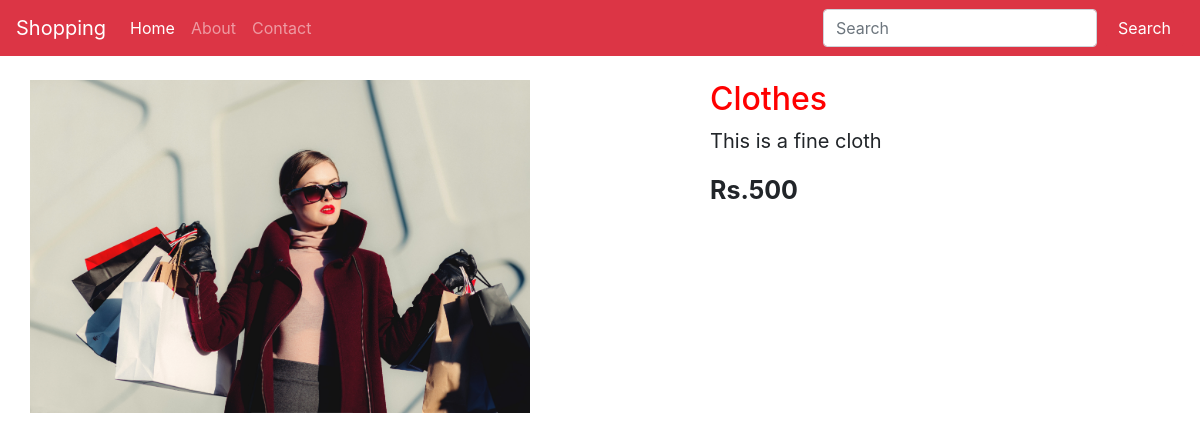
The page /1 on the database its author committed.
### shop/models.py (models this page shows, shortened)
class Product(models.Model):
    product_id=models.AutoField
    product_name=models.CharField(max_length=50,default="")
    desc=models.CharField(max_length=500,default="")
    category=models.CharField(max_length=500,default="")
    price=models.IntegerField(default=0)
    pub_date=models.DateField()
    image=models.ImageField(upload_to='images',default="")

### shop/views.py (the view)
# urls.py: path("<int:myid>", views.productView, name="ProductView"),
def productView(request, myid):
    product = Product.objects.filter(id=myid)
    return render(request, 'prodView.html', {'product':product[0]})

### shop/templates/prodView.html (shortened to what this page needs)
{% extends 'layout.html' %} {% block title %} {{product.product_name}} {% endblock %}  {% block body %}
<div class="container my-4">
    <div class="row">
        <div class="col-md-7">
            <div class="row">
                <img src="/media/{{product.image}}" width="500px">
            </div>
            <br>
        </div>
        <br>
        <div class="col-md-5">
            <h2> {{product.product_name}}</h2>
            <p>{{product.desc}}</p>
            <p> <b>Rs.{{product.price}}</b></p>
        </div>
    </div>
</div>
{% endblock %}

### shop/templates/prodView.html (style rules this page uses)
h2 { color: red; }
p { font-size: 20px; }
b { font-size: 25px; }

### rows shown on the page
Product: image (picture), product_name "Clothes", desc "This is a fine cloth", price "500"
